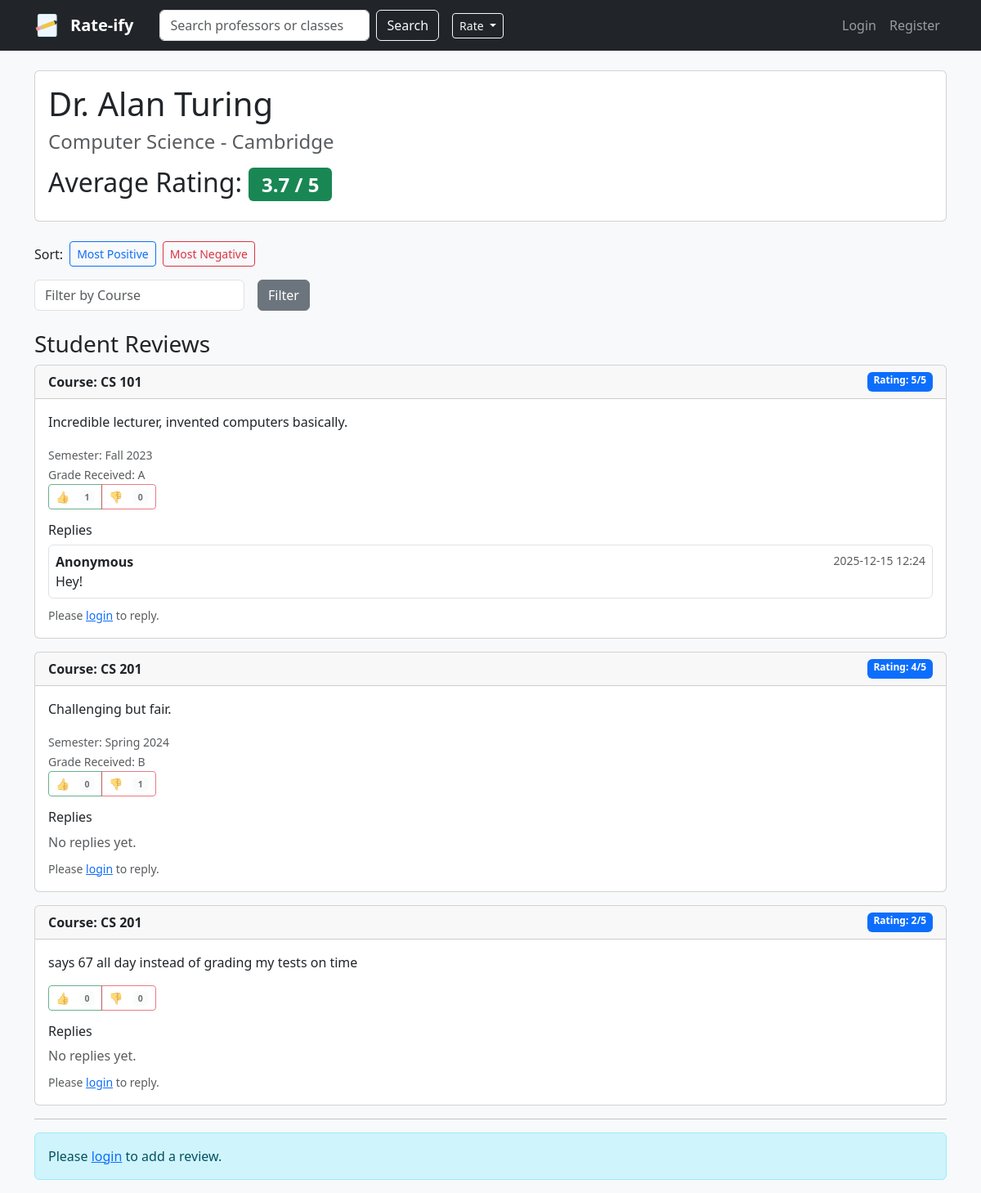
Page /professor/1 on the earlier database version.
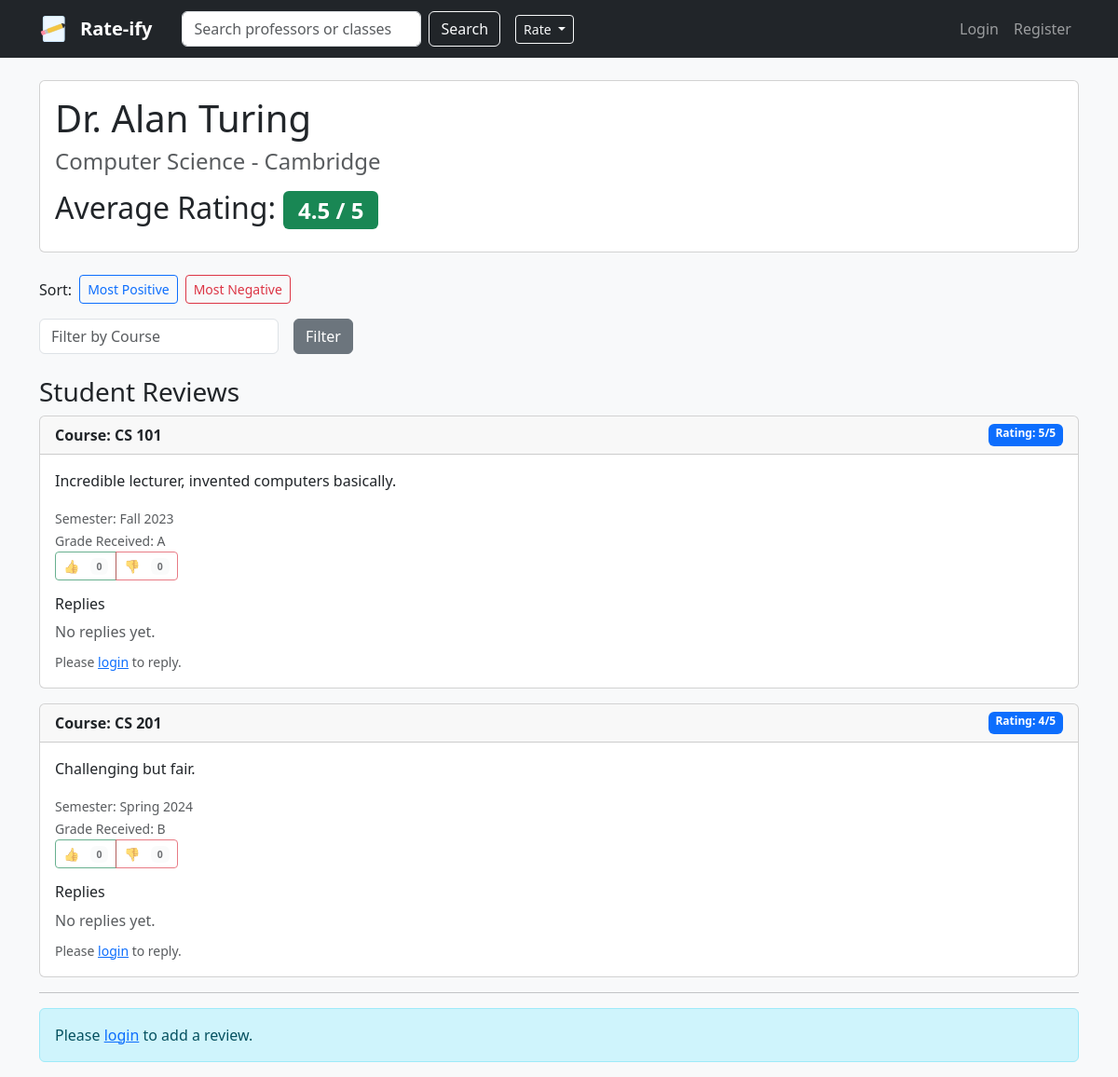
Same page on the later database version.
### app.py (models this page shows)
class Review(db.Model):
    __tablename__ = 'reviews'
    id = db.Column(db.Integer, primary_key=True)
    user_id = db.Column(db.Integer, db.ForeignKey('users.id'), nullable=True)
    professor_id = db.Column(db.Integer, db.ForeignKey('professors.id'), nullable=False)
    course_code = db.Column(db.String(20), nullable=False)
    rating = db.Column(db.Integer, nullable=False)
    comment = db.Column(db.Text)
    grade = db.Column(db.String(5), nullable=True)
    semester = db.Column(db.String(10), nullable=True)
    year = db.Column(db.Integer, nullable=True)
    created_at = db.Column(db.DateTime, default=datetime.utcnow)
    votes = db.relationship('ReviewVote', backref='review', lazy=True)
    user = db.relationship('User', backref='reviews', uselist=False)
    replies = db.relationship('ReviewReply', backref='review', lazy=True)

class ReviewReply(db.Model):
    __tablename__ = 'review_replies'
    id = db.Column(db.Integer, primary_key=True)
    user_id = db.Column(db.Integer, db.ForeignKey('users.id'), nullable=True)
    review_id = db.Column(db.Integer, db.ForeignKey('reviews.id'), nullable=False)
    comment = db.Column(db.Text, nullable=False)
    created_at = db.Column(db.DateTime, default=datetime.utcnow)
    user = db.relationship('User', backref='replies', uselist=False)

### app.py (the view)
@app.route('/professor/<int:id>', methods=['GET', 'POST'])
def professor_detail(id):
    professor = Professor.query.get_or_404(id)
    course_filter = request.args.get('course')
    if course_filter:
        reviews = Review.query.filter_by(professor_id=id, course_code=course_filter).all()
    else:
        reviews = list(professor.reviews)
    avg_rating = 0
    if reviews:
        avg_rating = sum([r.rating for r in reviews]) / len(reviews)
    for r in reviews:
        r.likes_count = ReviewVote.query.filter_by(review_id=r.id, vote_type=1).count()
        r.dislikes_count = ReviewVote.query.filter_by(review_id=r.id, vote_type=-1).count()
        if current_user.is_authenticated:
            v = ReviewVote.query.filter_by(review_id=r.id, user_id=current_user.id).first()
            r.user_vote = v.vote_type if v else 0
        else:
            r.user_vote = 0
        r.replies_list = ReviewReply.query.filter_by(review_id=r.id).order_by(ReviewReply.created_at.asc()).all()
    sort = request.args.get('sort', '')
    if sort == 'most_positive':
        reviews.sort(key=lambda r: (r.rating, r.likes_count, r.created_at), reverse=True)
    elif sort == 'most_negative':
        reviews.sort(key=lambda r: (r.rating, -r.dislikes_count, r.created_at))
    return render_template('professor_detail.html', professor=professor, reviews=reviews, avg_rating=round(avg_rating, 1), sort=sort)

### templates/professor_detail.html (shortened to what the changed rows need)
{% extends "base.html" %}
{% block content %}
<div class="card mb-4">
    <div class="card-body">
        <h1>{{ professor.name }}</h1>
        <h2 class="mt-3">Average Rating: <span class="badge bg-success">{{ avg_rating }} / 5</span></h2>
    </div>
</div>
{% for review in reviews %}
<div class="card mb-3">
    <div class="card-header d-flex justify-content-between">
        <strong>Course: {{ review.course_code }}</strong>
        <span class="badge bg-primary">Rating: {{ review.rating }}/5</span>
    </div>
    <div class="card-body">
        <p class="card-text">{{ review.comment }}</p>
        {% if review.semester and review.year %}
            <div><small class="text-muted">Semester: {{ review.semester }} {{ review.year }}</small></div>
        {% endif %}
        {% if review.grade %}
            <div><small class="text-muted">Grade Received: {{ review.grade }}</small></div>
        {% endif %}
        <div class="btn-group" role="group">
            {% if current_user.is_authenticated %}
                <button id="like-btn-{{ review.id }}" type="button" class="btn {% if review.user_vote == 1 %}btn-success{% else %}btn-outline-success{% endif %} btn-sm" onclick="vote({{ review.id }}, 1)">
                    👍 <span id="likes-{{ review.id }}">{{ review.likes_count }}</span>
                </button>
                <button id="dislike-btn-{{ review.id }}" type="button" class="btn {% if review.user_vote == -1 %}btn-danger{% else %}btn-outline-danger{% endif %} btn-sm" onclick="vote({{ review.id }}, -1)">
                    👎 <span id="dislikes-{{ review.id }}">{{ review.dislikes_count }}</span>
                </button>
            {% else %}
                <button id="like-btn-{{ review.id }}" type="button" class="btn btn-outline-success btn-sm" disabled>
                    👍 <span id="likes-{{ review.id }}" class="badge bg-light text-dark ms-2">{{ review.likes_count }}</span>
                </button>
                <button id="dislike-btn-{{ review.id }}" type="button" class="btn btn-outline-danger btn-sm" disabled>
                    👎 <span id="dislikes-{{ review.id }}" class="badge bg-light text-dark ms-2">{{ review.dislikes_count }}</span>
                </button>
            {% endif %}
        </div>
        <div class="mt-3">
            <h6>Replies</h6>
            {% if review.replies_list and review.replies_list|length > 0 %}
                {% for reply in review.replies_list %}
                    <div class="border rounded p-2 mb-2 bg-white">
                        <div class="d-flex justify-content-between">
                            <div><strong>Anonymous</strong></div>
                            <small class="text-muted">{{ reply.created_at.strftime('%Y-%m-%d %H:%M') }}</small>
                        </div>
                        <div>{{ reply.comment }}</div>
                    </div>
                {% endfor %}
            {% else %}
                <div class="text-muted">No replies yet.</div>
            {% endif %}
            {% if current_user.is_authenticated %}
                <form method="POST" action="{{ url_for('add_reply', review_id=review.id) }}" class="mt-2">
                    <div class="mb-2">
                        <textarea name="reply_comment" rows="2" class="form-control" placeholder="Write a reply..." required></textarea>
                    </div>
                    <button type="submit" class="btn btn-sm btn-secondary">Reply</button>
                </form>
            {% else %}
                <div class="mt-2"><small class="text-muted">Please <a href="{{ url_for('login') }}">login</a> to reply.</small></div>
            {% endif %}
        </div>
    </div>
</div>
{% else %}
    <p>No reviews yet. Be the first!</p>
{% endfor %}
{% endblock %}

Differences in the rows shown:
removed ReviewReply: created_at "2025-12-15 12:24", comment "Hey!", shown under Review "CS 101"
removed Review: course_code "CS 201", rating "2", comment "says 67 all day instead of grading my tests on time", likes_count "0", dislikes_count "0", shows "No replies yet."
changed Review "CS 101": likes_count "1" → "0"; now shows "No replies yet."
changed Review "CS 201": dislikes_count "1" → "0"
Other differences:
{{ avg_rating }}: "3.7" → "4.5"
